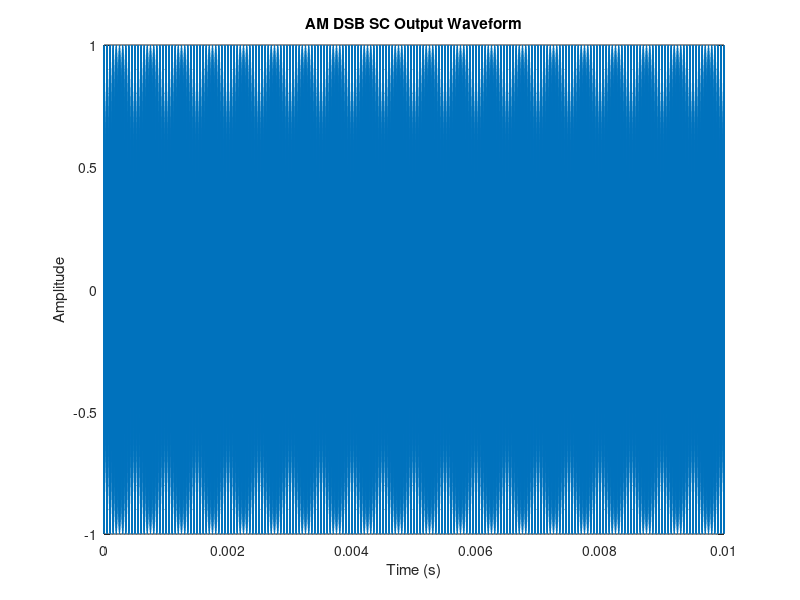
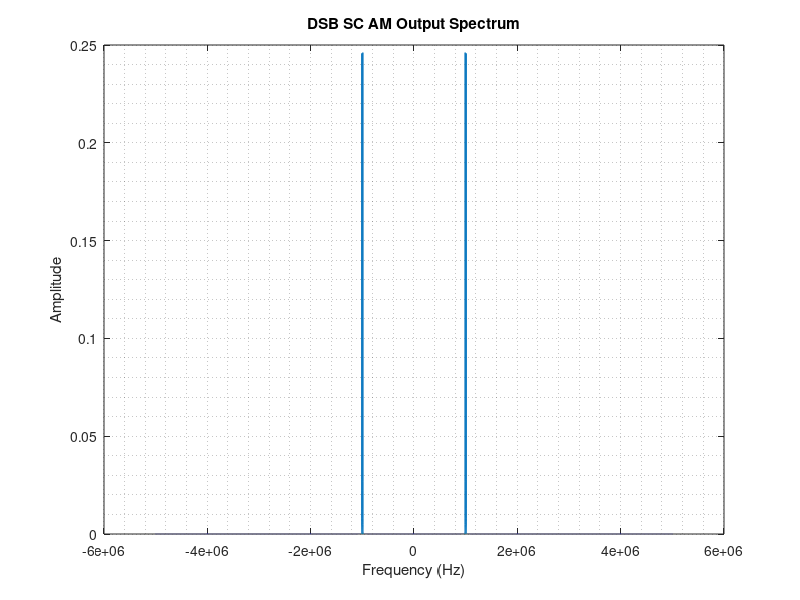

MATLAB code for these plots, in order:
clc
clear all

message_Freq = 10^4;
carrier_Freq = 10^6;
f_s = 10^7;
message_Amplitude  = 1;
carrier_Amplitude  = 1;

Points = 10^5;
Ts = 1/f_s;
t = 0:Ts:(Points)/f_s;
m_t = message_Amplitude*cos(2*pi*message_Freq*t);
c_t = carrier_Amplitude*cos(2*pi*carrier_Freq*t);
u_t = m_t.*c_t;

figure
plot(t,u_t);
title('AM DSB SC Output Waveform');
ylabel('Amplitude');
xlabel('Time (s)');
grid minor

U_f = abs(fft(u_t,Points+1));
U_f = fftshift(U_f)/Points;

f   = [-Points/2:Points/2]*f_s/Points;

figure
plot(f,U_f);
title('DSB SC AM Output Spectrum');
ylabel('Amplitude');
xlabel('Frequency (Hz)');
grid minor